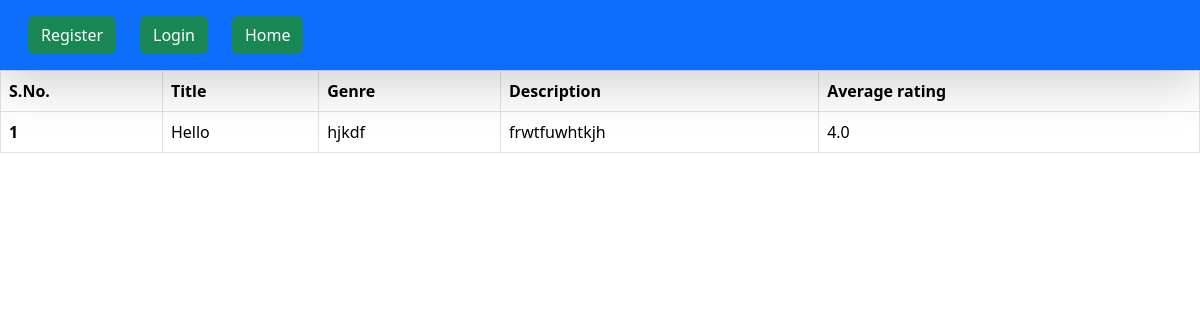
The app's page /, older data.
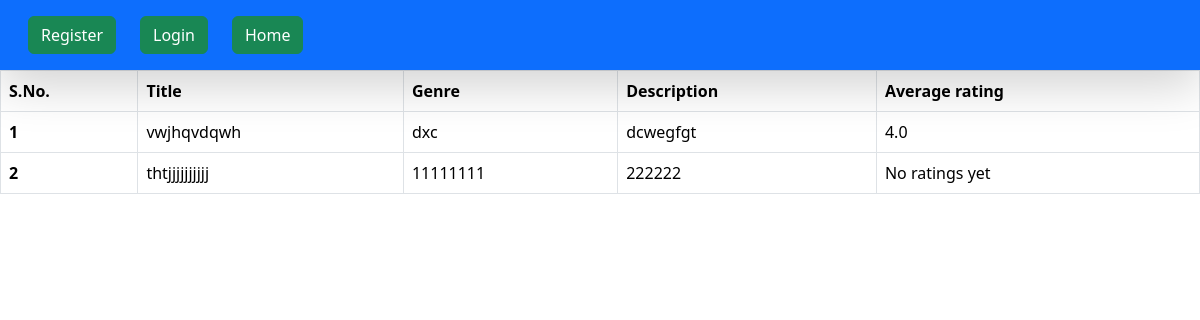
The same page, newer data.
### books/models.py (models this page shows)
class Book(models.Model):
    title=models.CharField(max_length=100)
    author=models.ForeignKey(CustomUser,on_delete=models.CASCADE)
    genre=models.CharField(max_length=100)
    description=models.TextField()
    def average_rating(self):
        avg_rating=self.reviews.aggregate(avg=Avg('rating'))['avg']
        if avg_rating is not None:
            avg_rating=round(avg_rating,1)
        return avg_rating

### books/views.py (the view)
# urls.py: path('',display_books, name="landing"),
def display_books(request):
    books=Book.objects.all()
    return render(request,"landing.html",context={'books':books,'page':"Home"})

### books/templates/landing.html (shortened to what this page needs)
{% extends "base.html" %}
{% block start %}
<table class="table table-hover table-bordered">
  <thead>
    <tr>
      <th>S.No.</th>
      <th>Title</th>
      <th>Genre</th>
      <th>Description</th>
      <th>Average rating</th>
    </tr>
  </thead>
  <tbody>
    {% for book in books %}
    <tr>
      <th>{{forloop.counter}}</th>
      <td>{{book.title}}</td>
      <td>{{book.genre}}</td>
      <td>{{book.description}}</td>
      {% if book.average_rating == 0 or book.average_rating is None %}
      <td>No ratings yet</td>
      {% else %}
      <td>{{book.average_rating}}</td>
      {% endif %}
    </tr>
    {% endfor %}
  </tbody>
</table>
{% endblock %}

Row changes from the older to the newer data that the page shows:
changed Book: title "Hello" → "vwjhqvdqwh"; genre "hjkdf" → "dxc"; description "frwtfuwhtkjh" → "dcwegfgt"
added Book: title "thtjjjjjjjjjj", genre "11111111", description "222222", shows "No ratings yet"
